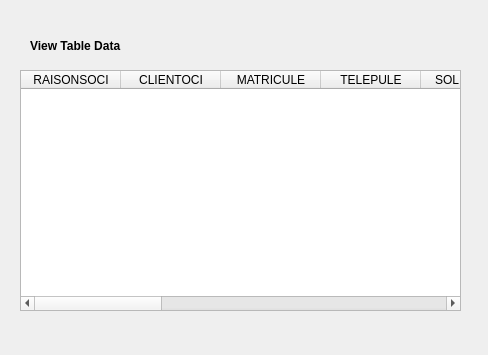
<?xml version="1.0" encoding="UTF-8"?>
<ui version="4.0">
 <class>Form</class>
 <widget class="QWidget" name="Form">
  <property name="geometry">
   <rect>
    <x>0</x>
    <y>0</y>
    <width>488</width>
    <height>355</height>
   </rect>
  </property>
  <property name="windowTitle">
   <string>Form</string>
  </property>
  <widget class="QTableWidget" name="tableWidget">
   <property name="geometry">
    <rect>
     <x>20</x>
     <y>70</y>
     <width>441</width>
     <height>241</height>
    </rect>
   </property>
   <column>
    <property name="text">
     <string>RAISONSOCI</string>
    </property>
   </column>
   <column>
    <property name="text">
     <string>CLIENTOCI</string>
    </property>
   </column>
   <column>
    <property name="text">
     <string>MATRICULE</string>
    </property>
   </column>
   <column>
    <property name="text">
     <string>TELEPULE</string>
    </property>
   </column>
   <column>
    <property name="text">
     <string>SOLDE_DEB</string>
    </property>
   </column>
   <column>
    <property name="text">
     <string>SOLDE_ACT</string>
    </property>
   </column>
   <column>
    <property name="text">
     <string>PLAFONDT</string>
    </property>
   </column>
   <column>
    <property name="text">
     <string>SOCIETET</string>
    </property>
   </column>
   <column>
    <property name="text">
     <string>DDAETET</string>
    </property>
   </column>
   <column>
    <property name="text">
     <string>Nouvelle colonne</string>
    </property>
   </column>
   <column>
    <property name="text">
     <string>PHARMACIEN</string>
    </property>
   </column>
   <column>
    <property name="text">
     <string>ADRESSEEN</string>
    </property>
   </column>
   <column>
    <property name="text">
     <string>VILLEEEN</string>
    </property>
   </column>
  </widget>
  <widget class="QLabel" name="label">
   <property name="geometry">
    <rect>
     <x>30</x>
     <y>30</y>
     <width>101</width>
     <height>31</height>
    </rect>
   </property>
   <property name="font">
    <font>
     <pointsize>9</pointsize>
     <weight>75</weight>
     <bold>true</bold>
    </font>
   </property>
   <property name="text">
    <string>View Table Data</string>
   </property>
  </widget>
 </widget>
 <resources/>
 <connections/>
</ui>
